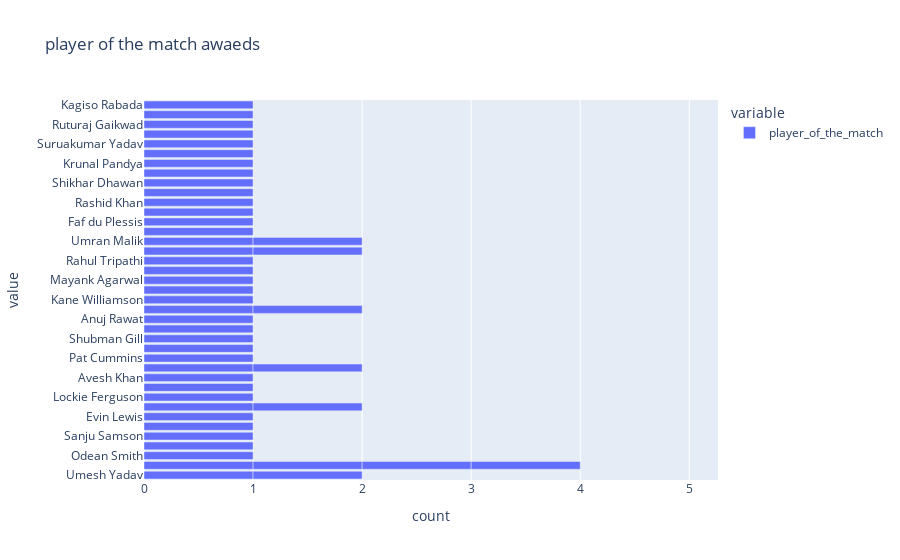

The code cell stored with this chart in its notebook:
### Code cell
figure=px.bar(data,x=["player_of_the_match"],
             title=" player of the match awaeds" )
figure.show()

### Figure 1 — Plotly figure (JSON) as saved in the notebook; plotly's stock layout.template omitted (floating-point values rounded to 4 significant figures)
{"data": [{"hovertemplate": "variable=player_of_the_match<br>count=%{x}<br>value=%{y}<extra></extra>", "legendgroup": "player_of_the_match", "marker": {"color": "#636efa", "pattern": {"shape": ""}}, "name": "player_of_the_match", "orientation": "h", "showlegend": true, "textposition": "auto", "type": "bar", "x": [1, 1, 1, 1, 1, 1, 1, 1, 1, 1, 1, 1, 1, 1, 1, 1, 1, 1, 1, 1, 1, 1, 1, 1, 1, 1, 1, 1, 1, 1, 1, 1, 1, 1, 1, 1, 1, 1, 1, 1, 1, 1, 1, 1, 1, 1, 1, 1, 1, 1, 1, 1, 1], "xaxis": "x", "y": ["Umesh Yadav", "Kuldeep Yadav", "Odean Smith", "Mohammed Shami", "Sanju Samson", "Wanindu Hasaranga", "Evin Lewis", "Umesh Yadav", "Jos Buttler", "Lockie Ferguson", "Liam Livingstone", "Avesh Khan", "Dinesh Karthik", "Pat Cummins", "Quinton de Kock", "Shubman Gill", "Abhishek Sharma", "Anuj Rawat", "Kuldeep Yadav", "Yuzvendra Chahal", "Kane Williamson", "Shivam Dube", "Mayank Agarwal", "Hardik Pandya", "Rahul Tripathi", "K L Rahul", "Dinesh Karthik", "Umran Malik", "David Miller", "Yuzvendra Chahal", "Faf du Plessis", "Kuldeep Yadav", "Mukesh Choudhary", "Jos Buttler", "Rashid Khan", "Marco Jansen", "K L Rahul", "Shikhar Dhawan", "Riyan Parag", "Umran Malik", "Kuldeep Yadav", "Krunal Pandya", "Rahul Tewatia", "Suruakumar Yadav", "Mohsin Khan", "Ruturaj Gaikwad", "Rinku Singh", "Kagiso Rabada", null, null, null, null, null], "yaxis": "y"}], "layout": {"barmode": "relative", "legend": {"title": {"text": "variable"}, "tracegroupgap": 0}, "title": {"text": " player of the match awaeds"}, "xaxis": {"anchor": "y", "domain": [0, 1], "title": {"text": "count"}}, "yaxis": {"anchor": "x", "domain": [0, 1], "title": {"text": "value"}}}}
